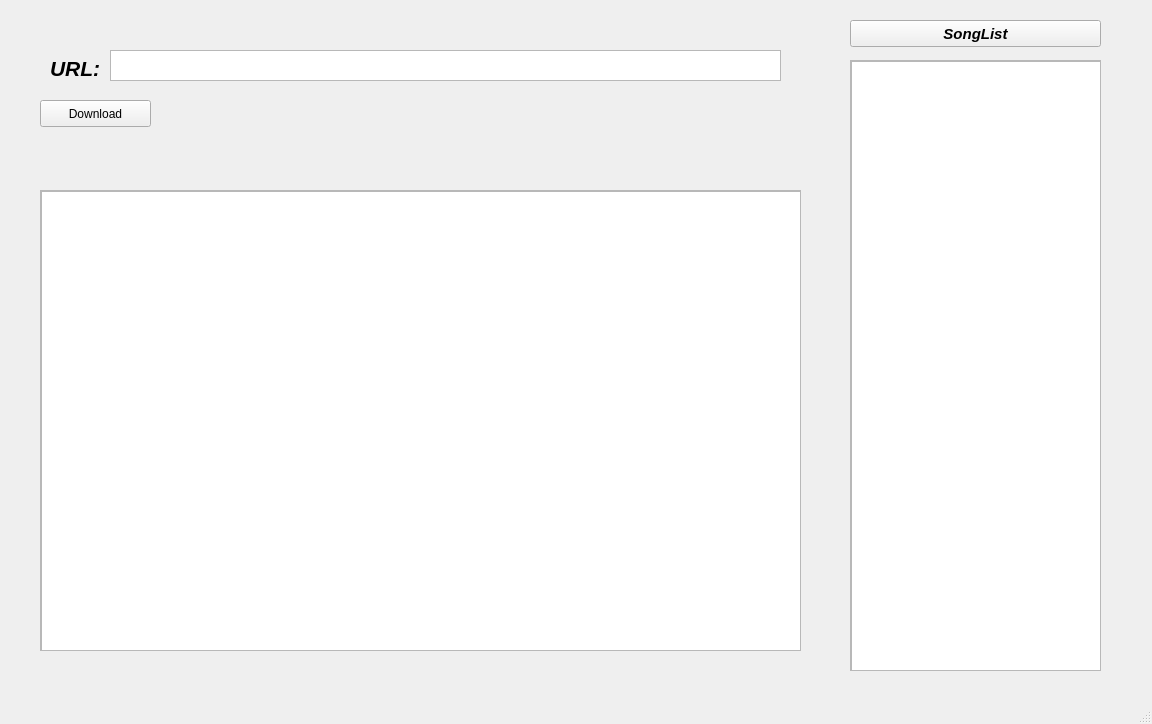
<?xml version="1.0" encoding="UTF-8"?>
<ui version="4.0">
 <class>MainWindow</class>
 <widget class="QMainWindow" name="MainWindow">
  <property name="geometry">
   <rect>
    <x>0</x>
    <y>0</y>
    <width>1152</width>
    <height>724</height>
   </rect>
  </property>
  <property name="windowTitle">
   <string>MainWindow</string>
  </property>
  <widget class="QWidget" name="centralwidget">
   <widget class="QPushButton" name="pushButton">
    <property name="geometry">
     <rect>
      <x>850</x>
      <y>20</y>
      <width>251</width>
      <height>27</height>
     </rect>
    </property>
    <property name="font">
     <font>
      <pointsize>11</pointsize>
      <weight>75</weight>
      <italic>true</italic>
      <bold>true</bold>
     </font>
    </property>
    <property name="text">
     <string>SongList</string>
    </property>
   </widget>
   <widget class="QPushButton" name="pushButton_2">
    <property name="geometry">
     <rect>
      <x>40</x>
      <y>100</y>
      <width>111</width>
      <height>27</height>
     </rect>
    </property>
    <property name="text">
     <string>Download</string>
    </property>
   </widget>
   <widget class="QScrollArea" name="scrollArea_2">
    <property name="geometry">
     <rect>
      <x>40</x>
      <y>190</y>
      <width>761</width>
      <height>461</height>
     </rect>
    </property>
    <property name="widgetResizable">
     <bool>true</bool>
    </property>
    <widget class="QWidget" name="scrollAreaWidgetContents_2">
     <property name="geometry">
      <rect>
       <x>0</x>
       <y>0</y>
       <width>759</width>
       <height>459</height>
      </rect>
     </property>
     <widget class="QTableWidget" name="tableWidget">
      <property name="geometry">
       <rect>
        <x>0</x>
        <y>0</y>
        <width>761</width>
        <height>461</height>
       </rect>
      </property>
     </widget>
    </widget>
   </widget>
   <widget class="QLabel" name="label">
    <property name="geometry">
     <rect>
      <x>50</x>
      <y>60</y>
      <width>51</width>
      <height>17</height>
     </rect>
    </property>
    <property name="font">
     <font>
      <pointsize>16</pointsize>
      <weight>75</weight>
      <italic>true</italic>
      <bold>true</bold>
     </font>
    </property>
    <property name="text">
     <string>URL:</string>
    </property>
   </widget>
   <widget class="QScrollArea" name="scrollArea">
    <property name="geometry">
     <rect>
      <x>850</x>
      <y>60</y>
      <width>251</width>
      <height>611</height>
     </rect>
    </property>
    <property name="widgetResizable">
     <bool>true</bool>
    </property>
    <widget class="QWidget" name="scrollAreaWidgetContents">
     <property name="geometry">
      <rect>
       <x>0</x>
       <y>0</y>
       <width>249</width>
       <height>609</height>
      </rect>
     </property>
     <widget class="QListView" name="listView">
      <property name="geometry">
       <rect>
        <x>0</x>
        <y>0</y>
        <width>251</width>
        <height>611</height>
       </rect>
      </property>
     </widget>
    </widget>
   </widget>
   <widget class="QTextBrowser" name="textBrowser">
    <property name="geometry">
     <rect>
      <x>110</x>
      <y>50</y>
      <width>671</width>
      <height>31</height>
     </rect>
    </property>
   </widget>
  </widget>
  <widget class="QMenuBar" name="menubar">
   <property name="geometry">
    <rect>
     <x>0</x>
     <y>0</y>
     <width>1152</width>
     <height>27</height>
    </rect>
   </property>
  </widget>
  <widget class="QStatusBar" name="statusbar"/>
 </widget>
 <resources/>
 <connections/>
</ui>
